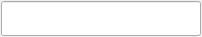
<?xml version="1.0" encoding="UTF-8"?>
<ui version="4.0">
 <class>Form</class>
 <widget class="QWidget" name="Form">
  <property name="geometry">
   <rect>
    <x>0</x>
    <y>0</y>
    <width>202</width>
    <height>37</height>
   </rect>
  </property>
  <property name="windowTitle">
   <string>Form</string>
  </property>
  <widget class="QLineEdit" name="lineEdit">
   <property name="geometry">
    <rect>
     <x>1</x>
     <y>1</y>
     <width>200</width>
     <height>35</height>
    </rect>
   </property>
   <property name="font">
    <font>
     <pointsize>14</pointsize>
     <weight>75</weight>
     <bold>true</bold>
    </font>
   </property>
  </widget>
 </widget>
 <resources/>
 <connections/>
</ui>
